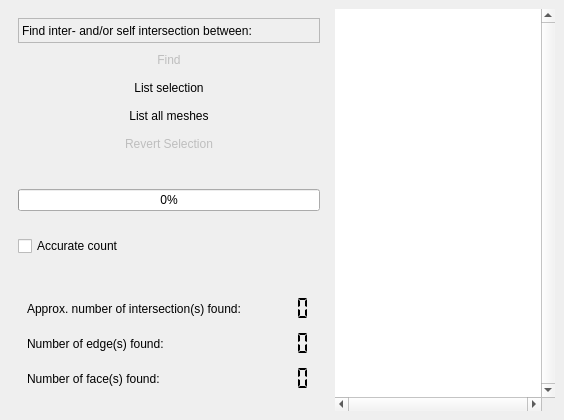
<?xml version="1.0" encoding="UTF-8"?>
<ui version="4.0">
 <class>DockWidget</class>
 <widget class="QDockWidget" name="DockWidget">
  <property name="geometry">
   <rect>
    <x>0</x>
    <y>0</y>
    <width>564</width>
    <height>420</height>
   </rect>
  </property>
  <property name="windowTitle">
   <string>Find Intersection</string>
  </property>
  <widget class="QWidget" name="dockWidgetContents">
   <layout class="QHBoxLayout" name="horizontalLayout">
    <item>
     <widget class="QWidget" name="widget" native="true">
      <property name="sizePolicy">
       <sizepolicy hsizetype="Fixed" vsizetype="Preferred">
        <horstretch>0</horstretch>
        <verstretch>0</verstretch>
       </sizepolicy>
      </property>
      <layout class="QVBoxLayout" name="verticalLayout">
       <item>
        <widget class="QLabel" name="instruction">
         <property name="sizePolicy">
          <sizepolicy hsizetype="Preferred" vsizetype="Fixed">
           <horstretch>0</horstretch>
           <verstretch>0</verstretch>
          </sizepolicy>
         </property>
         <property name="minimumSize">
          <size>
           <width>0</width>
           <height>25</height>
          </size>
         </property>
         <property name="maximumSize">
          <size>
           <width>16777215</width>
           <height>25</height>
          </size>
         </property>
         <property name="toolTip">
          <string>Amongst which of the following meshes do you  seek to find inter- and/or self intersection.</string>
         </property>
         <property name="frameShape">
          <enum>QFrame::StyledPanel</enum>
         </property>
         <property name="frameShadow">
          <enum>QFrame::Sunken</enum>
         </property>
         <property name="text">
          <string>Find inter- and/or self intersection between:</string>
         </property>
         <property name="textFormat">
          <enum>Qt::AutoText</enum>
         </property>
         <property name="scaledContents">
          <bool>false</bool>
         </property>
         <property name="alignment">
          <set>Qt::AlignLeading|Qt::AlignLeft|Qt::AlignVCenter</set>
         </property>
         <property name="wordWrap">
          <bool>true</bool>
         </property>
         <property name="margin">
          <number>0</number>
         </property>
         <property name="indent">
          <number>-1</number>
         </property>
         <property name="openExternalLinks">
          <bool>false</bool>
         </property>
        </widget>
       </item>
       <item>
        <widget class="QPushButton" name="find">
         <property name="enabled">
          <bool>false</bool>
         </property>
         <property name="toolTip">
          <string>Click to find intersections</string>
         </property>
         <property name="text">
          <string>Find</string>
         </property>
         <property name="flat">
          <bool>true</bool>
         </property>
        </widget>
       </item>
       <item>
        <widget class="QPushButton" name="updateSelection">
         <property name="toolTip">
          <string>Select object on the scene and click to update the list above</string>
         </property>
         <property name="text">
          <string>List selection</string>
         </property>
         <property name="flat">
          <bool>true</bool>
         </property>
        </widget>
       </item>
       <item>
        <widget class="QPushButton" name="listAllButton">
         <property name="toolTip">
          <string>Visible and None-Intermediate</string>
         </property>
         <property name="text">
          <string>List all meshes</string>
         </property>
         <property name="flat">
          <bool>true</bool>
         </property>
        </widget>
       </item>
       <item>
        <widget class="QPushButton" name="revertSelection">
         <property name="enabled">
          <bool>false</bool>
         </property>
         <property name="toolTip">
          <string>Click to toggle between intersection and initial selection</string>
         </property>
         <property name="text">
          <string>Revert Selection</string>
         </property>
         <property name="flat">
          <bool>true</bool>
         </property>
        </widget>
       </item>
       <item>
        <widget class="QWidget" name="controlBox" native="true">
         <property name="sizePolicy">
          <sizepolicy hsizetype="Preferred" vsizetype="Preferred">
           <horstretch>0</horstretch>
           <verstretch>0</verstretch>
          </sizepolicy>
         </property>
         <layout class="QGridLayout" name="gridLayout">
          <property name="leftMargin">
           <number>0</number>
          </property>
          <property name="topMargin">
           <number>9</number>
          </property>
          <property name="rightMargin">
           <number>0</number>
          </property>
          <property name="bottomMargin">
           <number>4</number>
          </property>
          <property name="horizontalSpacing">
           <number>0</number>
          </property>
          <property name="verticalSpacing">
           <number>6</number>
          </property>
          <item row="0" column="0">
           <widget class="QProgressBar" name="pBar">
            <property name="value">
             <number>0</number>
            </property>
           </widget>
          </item>
          <item row="1" column="0" colspan="2">
           <widget class="QCheckBox" name="accu">
            <property name="sizePolicy">
             <sizepolicy hsizetype="Preferred" vsizetype="Fixed">
              <horstretch>0</horstretch>
              <verstretch>0</verstretch>
             </sizepolicy>
            </property>
            <property name="toolTip">
             <string>Check if you want an accurate count(doesn't affect the selection)</string>
            </property>
            <property name="text">
             <string>Accurate count</string>
            </property>
           </widget>
          </item>
         </layout>
        </widget>
       </item>
       <item>
        <widget class="QWidget" name="resultBox" native="true">
         <layout class="QGridLayout" name="gridLayout_2">
          <item row="2" column="2">
           <widget class="QLCDNumber" name="edgeCount">
            <property name="sizePolicy">
             <sizepolicy hsizetype="Maximum" vsizetype="Minimum">
              <horstretch>0</horstretch>
              <verstretch>0</verstretch>
             </sizepolicy>
            </property>
            <property name="lineWidth">
             <number>0</number>
            </property>
            <property name="segmentStyle">
             <enum>QLCDNumber::Flat</enum>
            </property>
           </widget>
          </item>
          <item row="1" column="1">
           <widget class="QLabel" name="intCountLabel">
            <property name="sizePolicy">
             <sizepolicy hsizetype="Fixed" vsizetype="Preferred">
              <horstretch>0</horstretch>
              <verstretch>0</verstretch>
             </sizepolicy>
            </property>
            <property name="text">
             <string>Approx. number of intersection(s) found:</string>
            </property>
            <property name="margin">
             <number>0</number>
            </property>
           </widget>
          </item>
          <item row="1" column="2">
           <widget class="QLCDNumber" name="intCount">
            <property name="sizePolicy">
             <sizepolicy hsizetype="Maximum" vsizetype="Minimum">
              <horstretch>0</horstretch>
              <verstretch>0</verstretch>
             </sizepolicy>
            </property>
            <property name="lineWidth">
             <number>0</number>
            </property>
            <property name="segmentStyle">
             <enum>QLCDNumber::Flat</enum>
            </property>
           </widget>
          </item>
          <item row="2" column="1">
           <widget class="QLabel" name="edgeCountLabel">
            <property name="text">
             <string>Number of edge(s) found:</string>
            </property>
           </widget>
          </item>
          <item row="3" column="1">
           <widget class="QLabel" name="faceCountLabel">
            <property name="text">
             <string>Number of face(s) found:</string>
            </property>
           </widget>
          </item>
          <item row="3" column="2">
           <widget class="QLCDNumber" name="faceCount">
            <property name="sizePolicy">
             <sizepolicy hsizetype="Maximum" vsizetype="Minimum">
              <horstretch>0</horstretch>
              <verstretch>0</verstretch>
             </sizepolicy>
            </property>
            <property name="lineWidth">
             <number>0</number>
            </property>
            <property name="segmentStyle">
             <enum>QLCDNumber::Flat</enum>
            </property>
           </widget>
          </item>
         </layout>
        </widget>
       </item>
      </layout>
     </widget>
    </item>
    <item>
     <widget class="QTreeView" name="meshes">
      <property name="sizePolicy">
       <sizepolicy hsizetype="Expanding" vsizetype="Preferred">
        <horstretch>0</horstretch>
        <verstretch>0</verstretch>
       </sizepolicy>
      </property>
      <property name="minimumSize">
       <size>
        <width>218</width>
        <height>0</height>
       </size>
      </property>
      <property name="toolTip">
       <string>List all meshes.</string>
      </property>
      <property name="frameShape">
       <enum>QFrame::Box</enum>
      </property>
      <property name="lineWidth">
       <number>0</number>
      </property>
      <property name="verticalScrollBarPolicy">
       <enum>Qt::ScrollBarAlwaysOn</enum>
      </property>
      <property name="horizontalScrollBarPolicy">
       <enum>Qt::ScrollBarAlwaysOn</enum>
      </property>
      <property name="autoScroll">
       <bool>false</bool>
      </property>
      <property name="editTriggers">
       <set>QAbstractItemView::NoEditTriggers</set>
      </property>
      <property name="tabKeyNavigation">
       <bool>true</bool>
      </property>
      <property name="alternatingRowColors">
       <bool>true</bool>
      </property>
      <property name="horizontalScrollMode">
       <enum>QAbstractItemView::ScrollPerItem</enum>
      </property>
      <property name="indentation">
       <number>5</number>
      </property>
      <property name="sortingEnabled">
       <bool>true</bool>
      </property>
      <property name="animated">
       <bool>true</bool>
      </property>
      <property name="wordWrap">
       <bool>false</bool>
      </property>
      <attribute name="headerVisible">
       <bool>false</bool>
      </attribute>
     </widget>
    </item>
   </layout>
  </widget>
 </widget>
 <resources/>
 <connections/>
</ui>
